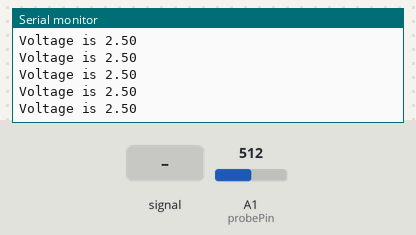
Simulated run of this sketch. Board: Arduino Uno, built with avr-gcc and run on an emulated ATmega328P. Parts: the last lines printed to the serial monitor. The test bench sets the inputs (shaded band); at power-on: A1 (probePin) = 512.

Above: at 1.2 s.
1.3 s: A1 (probePin) fed a 200 Hz sine of ±81 counts around its level
At 1.56 s:
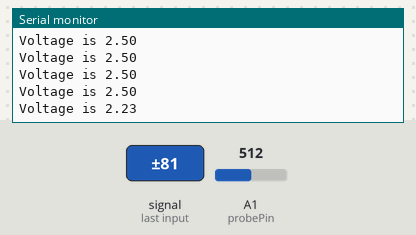
2.8 s: A1 (probePin) set to 716
At 2.96 s:
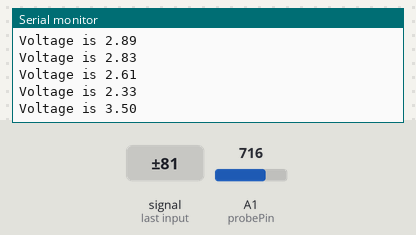
4.3 s: A1 (probePin) fed a 1000 Hz sine of ±255 counts around its level
At 4.57 s:
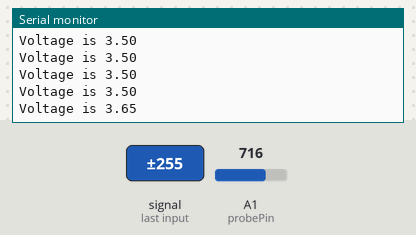
5.8 s: A1 (probePin) set to 900
At 5.97 s:
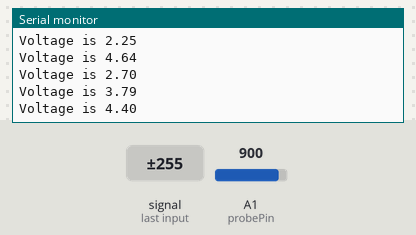
Timing chart, 0 to 8.3 s (numbered marks = the images above; inputs shaded):
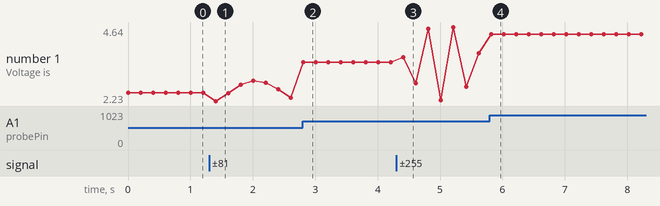

Measured:
- after the input at 1.3 s, the serial monitor: prints a new line after 0.10 s (image 1)
- after the input at 2.8 s, the serial monitor: prints a new line at once (image 2)
- after the input at 4.3 s, the serial monitor: prints a new line after 0.11 s (image 3)
- after the input at 5.8 s, the serial monitor: prints a new line at once (image 4)
- plotted number 1: 2.5 → 2.33 after the input at 1.3 s, 2.33 → 3.5 after the input at 2.8 s, 3.5 → 3.79 after the input at 4.3 s, 3.79 → 4.4 after the input at 5.8 s

The sketch:

homework12_potentiameter.ino
```cpp
/**
 * potentiameter reading
 * https://www.youtube.com/watch?v=PUte1cmJ44A
 */
int probePin = A1;
int baud = 9600;
int delayTime = 200;

void setup() {
  pinMode(probePin, INPUT);
  Serial.begin(baud);
}

void loop() {
  int intensity = analogRead(probePin);
  float voltage = (5. / 1023.) * intensity;
  Serial.print("Voltage is ");
  Serial.println(voltage);
  delay(delayTime);
}
```
